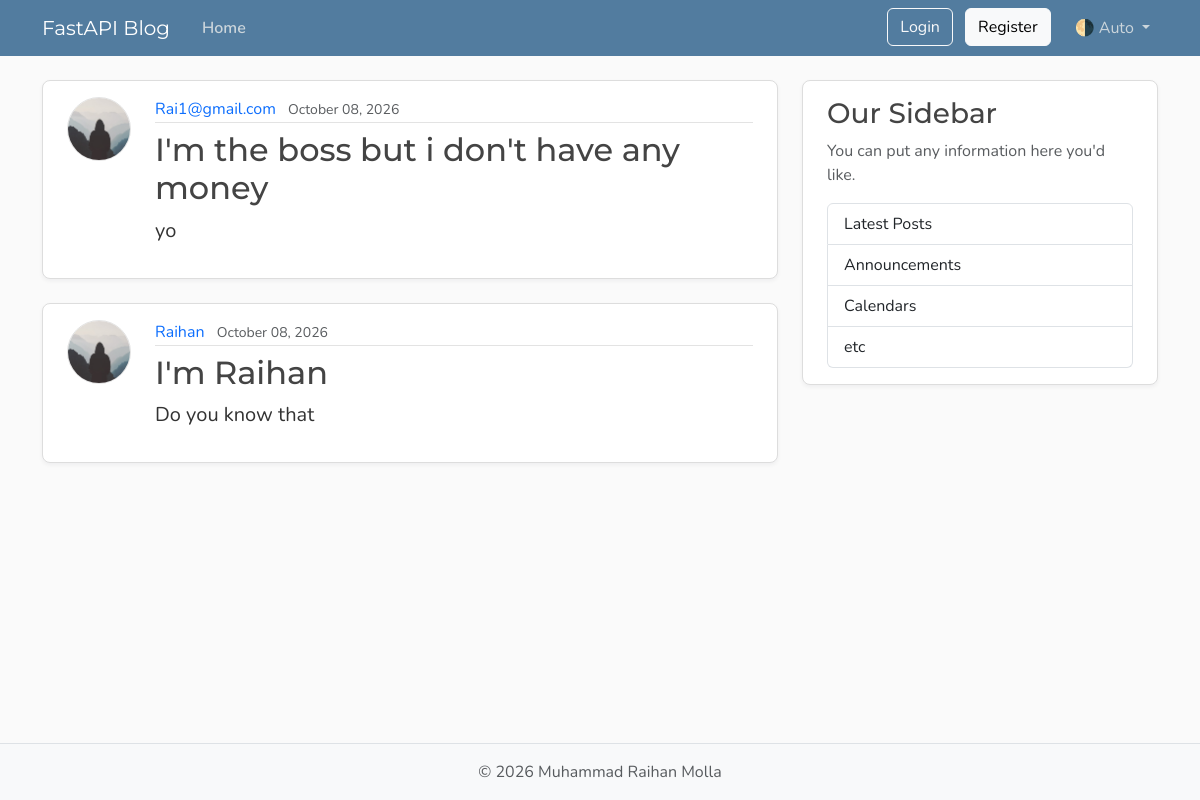
Page /posts on the earlier database version.
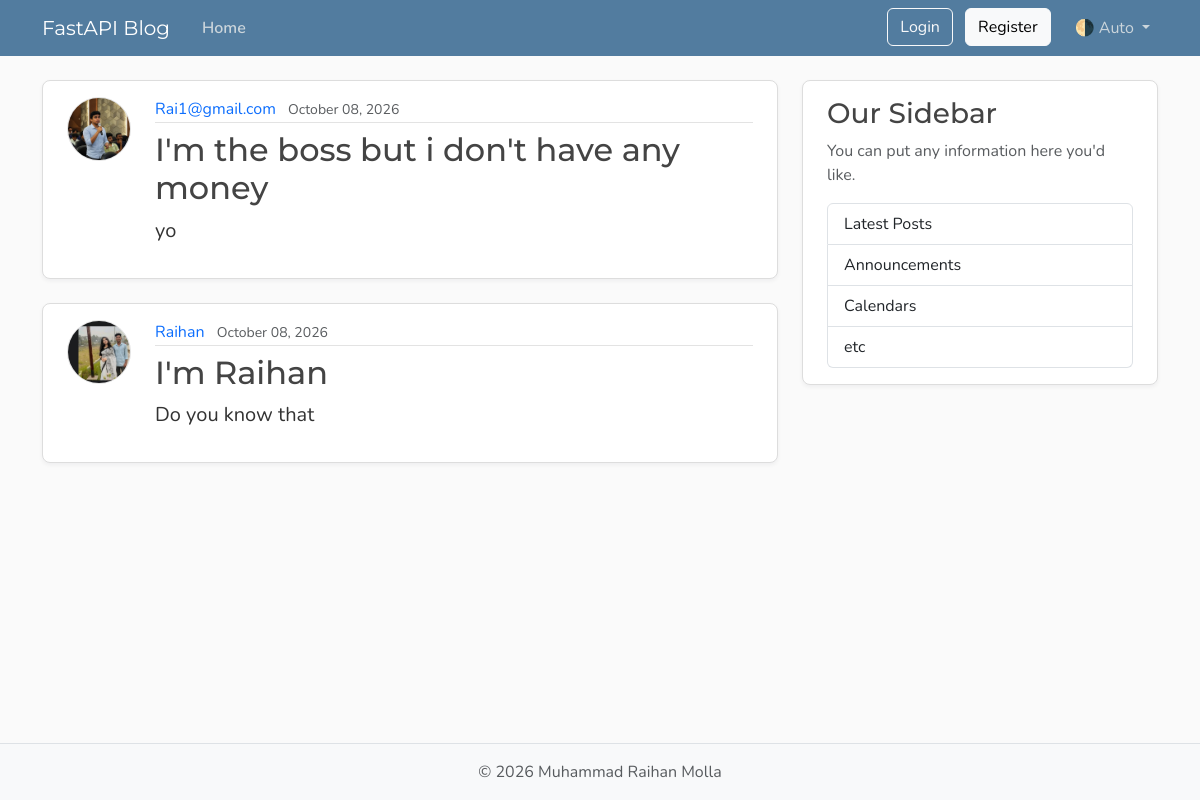
Same page on the later database version.
### models.py (models this page shows, shortened)
class Post(Base):
    __tablename__ = "posts"
    id: Mapped[int] = mapped_column(Integer, primary_key=True, index=True)
    title: Mapped[str] = mapped_column(String(100), nullable=False)
    content: Mapped[str] = mapped_column(Text, nullable=False)
    date_posted: Mapped[datetime] = mapped_column(
        DateTime,
        nullable=False,
        default=lambda: datetime.now(UTC),
    )
    user_id: Mapped[int] = mapped_column(
        Integer,
        ForeignKey("users.id"),
        nullable=False,
    )
    author: Mapped[User] = relationship(back_populates="posts")

class User(Base):
    __tablename__ = "users"
    id: Mapped[int] = mapped_column(Integer, primary_key=True, index=True)
    username: Mapped[str] = mapped_column(String(50), unique=True, nullable=False)
    email: Mapped[str] = mapped_column(String(120), unique=True, nullable=False)
    password_hash: Mapped[str] = mapped_column(String(255), nullable=False)
    image_file: Mapped[str | None] = mapped_column(
        String(200),
        nullable=True,
        default=None,
    )
    posts: Mapped[list[Post]] = relationship(
        back_populates="author",
        cascade="all, delete-orphan",
        )

### main.py (the view)
@app.get("/", include_in_schema=False, name="home")
@app.get("/posts", include_in_schema=False, name="posts")
async def home(request: Request, db: Annotated[AsyncSession, Depends(get_db)]):
    result = await db.execute(
        select(models.Post).options(selectinload(models.Post.author))
        .order_by(models.Post.date_posted.desc()),
    )
    posts = result.scalars().all()
    return templates.TemplateResponse(
        request,
        "home.html",
        {"posts": posts, "title": "Home"}
    )

### templates/home.html
{% extends "layout.html" %}
{% block content %}
{% for post in posts %}
<article class="content-section py-3 px-4 mb-4">
    <div class="d-flex align-items-start gap-4">
        <img class="rounded-circle article-img flex-shrink-0"
            src="{{ post.author.image_path if post.author.image_path is defined else url_for('static', path='profile_pics/default.jpg') }}" alt="{{ post.author.username if post.author.username is defined else post.author }}'s profile picture"
            width="64" height="64" loading="lazy">
        <div class="flex-grow-1">
            <div class="article-metadata mb-2">
                <a class="me-2" href="{{ url_for('user_posts', user_id=post.author.id) if post.author.id is defined else '#' }}">{{ post.author.username if post.author.username is defined else post.author }}</a>
                <small class="text-body-secondary">{{ post.date_posted.strftime("%B %d, %Y") if post.date_posted.strftime is defined else post.date_posted }}</small>
            </div>
            <h2>
                <a class="article-title" href="{{ url_for('post_page', post_id=post.id) }}">{{ post.title }}</a>
            </h2>
            <p class="article-content">{{ post.content }}</p>
        </div>
    </div>
</article>
{% else %}
<p class="text-body-secondary">No posts yet.</p>
{% endfor %}
{% endblock content %}

### templates/layout.html (shortened to what this page needs)
<!DOCTYPE html>
<html lang="en">
<head>
    <link href="https://cdn.jsdelivr.net/npm/bootstrap@5.3.8/dist/css/bootstrap.min.css" rel="stylesheet"
>
    <link rel="stylesheet" type="text/css" href="{{ url_for('static', path='css/main.css') }}">
</head>
<body class="d-flex flex-column min-vh-100">
    <header class="site-header">
        <nav class="navbar navbar-expand-md bg-steel fixed-top" data-bs-theme="dark">
            <div class="container">
                <a class="navbar-brand me-4" href="{{ url_for('home') }}">FastAPI Blog</a>
                <div class="collapse navbar-collapse" id="navbarToggle">
                    <div class="navbar-nav me-auto">
                        <a class="nav-link active" aria-current="page" href="{{ url_for('home') }}">Home</a>
                    </div>
                    <div class="navbar-nav">
                        <div id="loggedOutNav">
                            <a class="btn btn-outline-light mb-2 mb-md-0 me-md-2"
                                href="{{ url_for('login_page') }}">Login</a>
                            <a class="btn btn-light mb-2 mb-md-0 me-md-3"
                                href="{{ url_for('register_page') }}">Register</a>
                        </div>
                        <div class="nav-item dropdown">
                            <a class="nav-link dropdown-toggle" href="#" role="button" id="bd-theme"
                                data-bs-toggle="dropdown" aria-expanded="false">
                                <span id="bd-theme-text">🌗 Auto</span>
                            </a>
                        </div>
                    </div>
                </div>
            </div>
        </nav>
    </header>
    <main role="main" class="container">
        <div class="row">
            <div class="col-md-8">
                {% block content %}
                {% endblock content %}
            </div>
            <aside class="col-md-4">
                <div class="content-section py-3 px-4 mb-4">
                    <h3>Our Sidebar</h3>
                    <p class="text-body-secondary">You can put any information here you'd like.</p>
                    <ul class="list-group">
                        <li class="list-group-item">Latest Posts</li>
                        <li class="list-group-item">Announcements</li>
                        <li class="list-group-item">Calendars</li>
                        <li class="list-group-item">etc</li>
                    </ul>
                </div>
            </aside>
        </div>
    </main>
    <footer class="mt-auto py-3 bg-body-tertiary border-top">
        <div class="container text-center">
            <p class="text-body-secondary mb-0">
                © <span id="year"></span> Muhammad Raihan Molla
            </p>
        </div>
    </footer>
</body>
</html>

### static/css/main.css (style rules this page uses)
:root { --font-heading: "Montserrat", system-ui, -apple-system, BlinkMacSystemFont, sans-serif; --font-body: "Nunito", system-ui, -apple-system, BlinkMacSystemFont, sans-serif; --color-bg-body: #fafafa; --color-bg-content: #ffffff; --color-text-primary: #333333; --color-text-heading: #444444; --color-steel: #527c9f; --color-nav-link: #cbd5db; --color-nav-link-hover: #ffffff; --color-link-hover: #428bca; --color-border: #dddddd; --color-border-light: #e3e3e3; --spacing-xl: 5rem; --article-img-size: 4rem; --account-img-size: 7.813rem; }
body { font-family: var(--font-body); background: var(--color-bg-body); color: var(--color-text-primary); }
main { padding-top: var(--spacing-xl); }
h1, h2, h3, h4, h5, h6 { font-family: var(--font-heading); color: var(--color-text-heading); }
.navbar-brand { font-family: var(--font-heading); }
a { text-decoration: none; }
.bg-steel { background-color: var(--color-steel); }
.site-header .navbar-nav .nav-link { color: var(--color-nav-link); transition: color 0.2s ease-in-out; }
.site-header .navbar-nav .nav-link.active { font-weight: 600; }
.content-section { background: var(--color-bg-content); border: 1px solid var(--color-border); border-radius: 0.5rem; box-shadow: 0 2px 4px rgba(15, 23, 42, 0.05); transition: box-shadow 0.15s ease, transform 0.15s ease, border-color 0.15s ease; }
.article-title { color: var(--color-text-heading); transition: color 0.2s ease-in-out; }
.article-content { white-space: pre-line; font-size: 1.25rem; }
.article-img { height: var(--article-img-size); width: var(--article-img-size); flex-shrink: 0; object-fit: cover; border: 1px solid var(--color-border-light); box-shadow: 0 0 0 2px var(--color-bg-content); }
.article-metadata { padding-bottom: 0.063rem; border-bottom: 1px solid var(--color-border-light); }
.article-metadata a { transition: color 0.2s ease-in-out; }
[data-bs-theme="dark"] { --color-bg-body: #1a1a1a; --color-bg-content: #2d2d2d; --color-text-primary: #e0e0e0; --color-text-heading: #f0f0f0; --color-border: #404040; --color-border-light: #4a4a4a; }

Differences in the rows shown:
changed through a linked row, Post "I'm the boss but i don't have any money": author: picture added in place of a placeholder
changed through a linked row, Post "I'm Raihan": author: picture added in place of a placeholder
